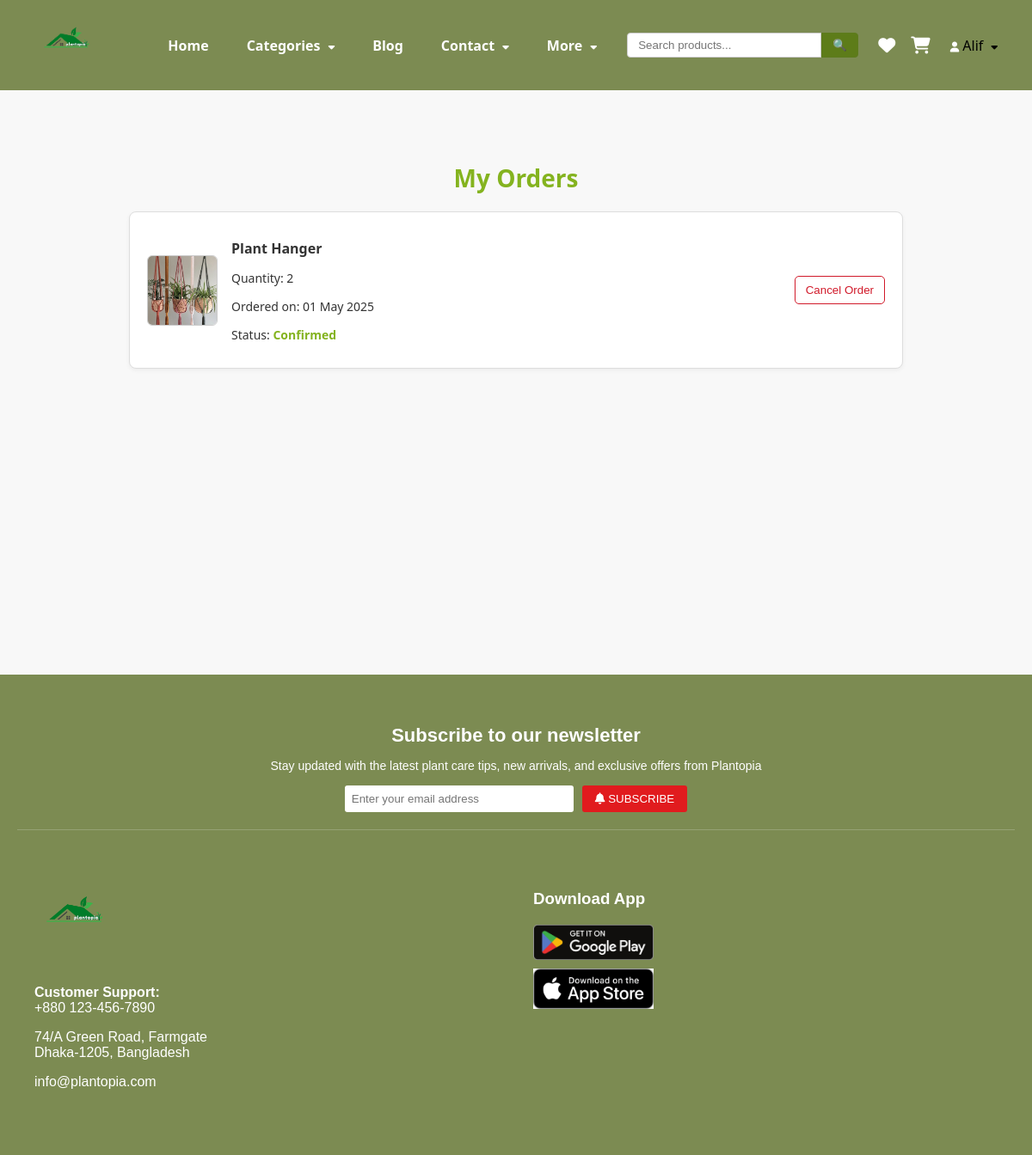
Before: /my-orders/ (signed in) with the older database file.
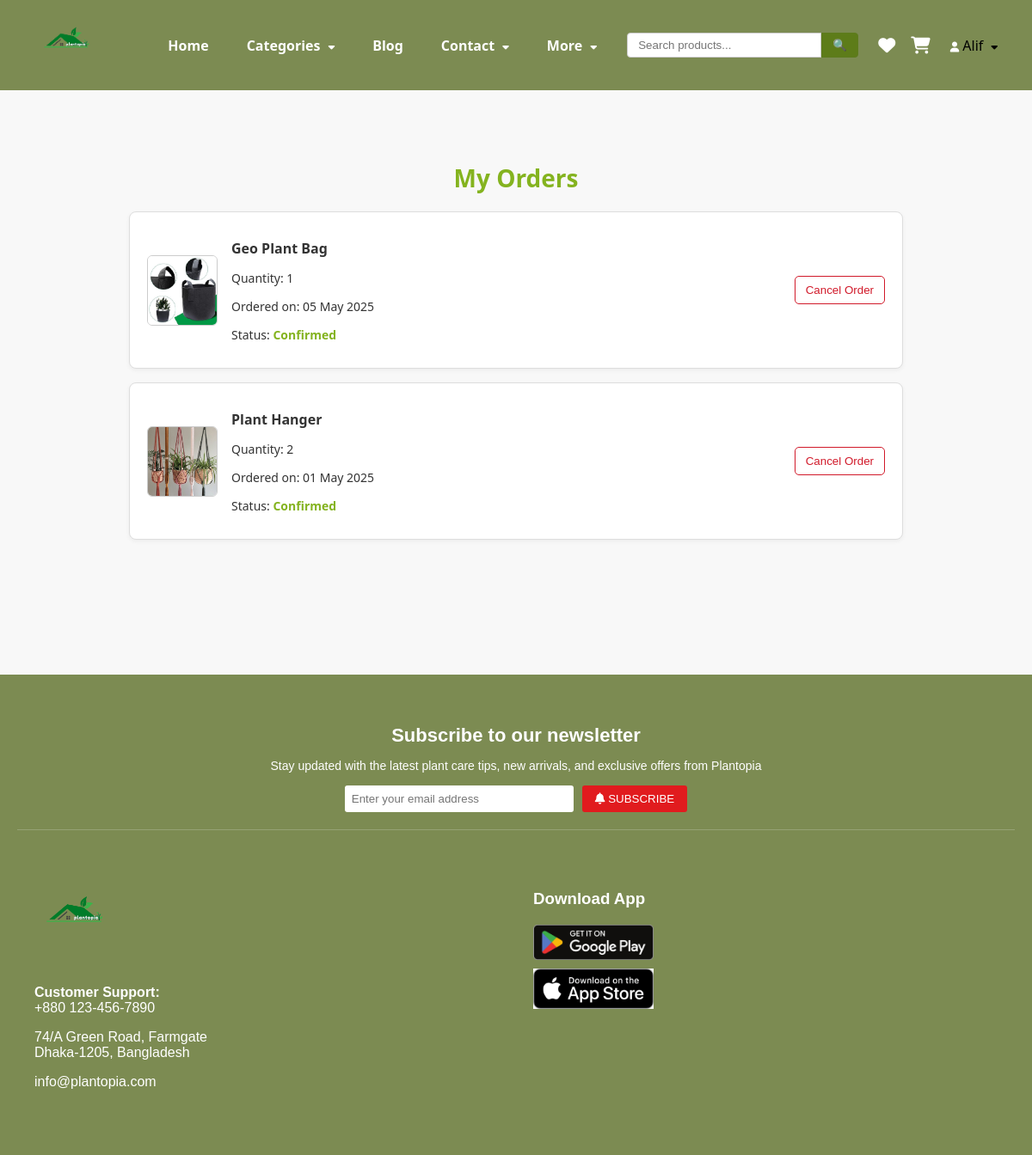
After: the same page with the newer database file.
### shop/models.py (models this page shows, shortened)
class OrderItem(models.Model):
    order = models.ForeignKey(Order, on_delete=models.CASCADE, related_name='items')
    product = models.ForeignKey(Product, on_delete=models.CASCADE)
    quantity = models.PositiveIntegerField(default=1)

class Product(models.Model):
    name = models.CharField(max_length=100)
    slug = models.SlugField(max_length=255, unique=True, blank=True)
    image = models.ImageField(upload_to='products/')
    price = models.DecimalField(max_digits=8, decimal_places=2)
    discount_price = models.DecimalField(max_digits=8, decimal_places=2, null=True, blank=True)
    category = models.ForeignKey('Category', on_delete=models.CASCADE)
    description = models.TextField(blank=True, null=True)
    availability = models.BooleanField(default=True)
    size = models.CharField(max_length=50, blank=True, null=True)
    stock = models.PositiveIntegerField(default=0)
    rating = models.FloatField(
        default=0,
        validators=[MinValueValidator(0), MaxValueValidator(5)]
    )
    best_deal = models.BooleanField(default=False)
    owner = models.ForeignKey(User, on_delete=models.CASCADE, null=True, blank=True, related_name="products")

class Order(models.Model):
    STATUS_CHOICES = (
        ('Pending', 'Pending'),
        ('Confirmed', 'Confirmed'),
        ('Shipped', 'Shipped'),
        ('Delivered', 'Delivered'),
        ('Cancelled', 'Cancelled'),
    )
    PAYMENT_CHOICES = (
        ('Cash on Delivery', 'Cash on Delivery'),
        ('Bkash', 'Bkash'),
        ('Nagad', 'Nagad'),
        ('Card', 'Card'),
    )
    user = models.ForeignKey(User, on_delete=models.CASCADE, db_index=True)
    order_date = models.DateTimeField(auto_now_add=True)
    status = models.CharField(max_length=20, choices=STATUS_CHOICES, default='Pending')
    payment_option = models.CharField(max_length=50, choices=PAYMENT_CHOICES, default='Cash on Delivery')
    shipping_address = models.CharField(max_length=255, blank=True, null=True)
    phone_number = models.CharField(max_length=20, blank=True, null=True)

### shop/views.py (the view)
# urls.py: path('my-orders/', views.my_orders, name='my_orders'),
@login_required
def my_orders(request):
    orders = Order.objects.filter(user=request.user).exclude(status="Cancelled").order_by('-order_date')
    return render(request, 'my_orders.html', {'orders': orders})

### shop/context_processors.py (called while the page is built)
def categories_processor(request):
    return {
        'categories': Category.objects.filter(parent__isnull=True)
    }

### templates/my_orders.html (shortened to what this page needs)
{% extends 'base.html' %}
{% load static %}
{% block content %}
<link rel="stylesheet" href="{% static 'css/my_orders.css' %}">
<div class="orders-container">
    <h2 class="orders-heading">My Orders</h2>
    {% if orders %}
        <div class="orders-list">
            {% for order in orders %}
                {% if order.status != "Cancelled" %}
                {% for item in order.items.all %}
                        <div class="order-card">
                            <div class="order-info">
                                <img src="{{ item.product.image.url }}" alt="{{ item.product.name }}" class="order-image">
                                <div class="order-details">
                                    <h3 class="product-name">{{ item.product.name }}</h3>
                                    <p>Quantity: {{ item.quantity }}</p>
                                    <p>Ordered on: {{ order.order_date|date:"d M Y" }}</p>
                                    <p>Status: <span class="status">{{ order.status }}</span></p>
                                </div>
                            </div>
                            <div class="order-actions">
                                <button class="cancel-btn" onclick="openModal('{{ order.id }}')">Cancel Order</button>
                            </div>
                        </div>
                    {% endfor %}
                {% endif %}
            {% endfor %}
        </div>
    {% else %}
        <p class="no-orders">You have no orders yet.</p>
    {% endif %}
</div>
{% endblock %}

Changed rows visible on the page:
added Order: order_date "05 May 2025", status "Confirmed"
added OrderItem: product.image (picture), product.name "Geo Plant Bag", quantity "1"
